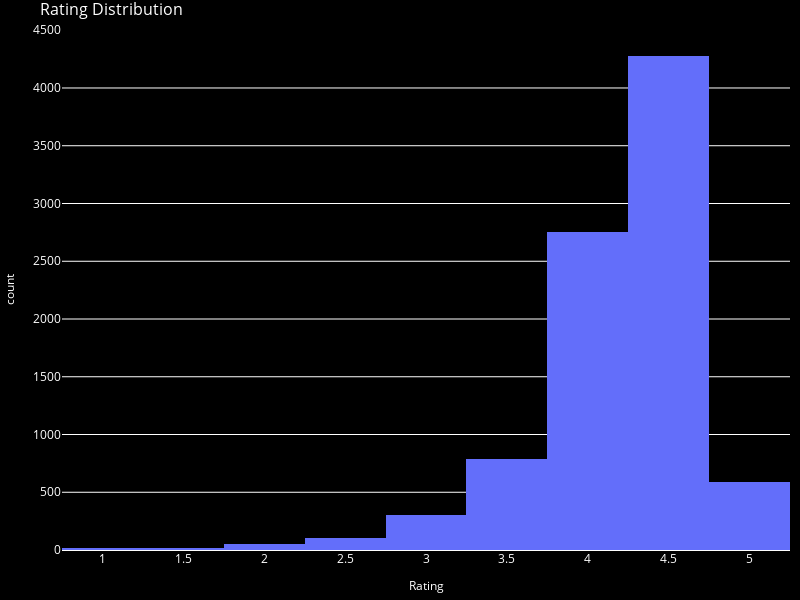

Notebook code cell kept with this figure:
### Code cell
#Figure 3
fig3=px.histogram(
    apps_df,
    x='Rating',
    nbins=20,
    title='Rating Distribution',
    color_discrete_sequence=['#636EFA'],
    width=plot_width,
    height=plot_height,

)
fig3.update_layout(
    plot_bgcolor='black',
    paper_bgcolor='black',
    font_color='white',
    title_font={'size':16},
    xaxis=dict(title_font={'size':12}),
    yaxis=dict(title_font={'size':12}),
    margin=dict(l=10,r=10,t=30,b=10)
)
fig3.show()
save_plot_as_html(fig3,"Rating Graph 3.html","Ratings are skewed towards higher values, suggesting that most apps are rated favorably by users")

### Figure 1 — Plotly figure (JSON) as saved in the notebook; plotly's stock layout.template omitted (floating-point values rounded to 4 significant figures; data arrays with more than 128 entries replaced by an {"elided": "..."} marker saying what was removed)
{"data": [{"alignmentgroup": "True", "bingroup": "x", "hovertemplate": "Rating=%{x}<br>count=%{y}<extra></extra>", "legendgroup": "", "marker": {"color": "#636EFA", "pattern": {"shape": ""}}, "name": "", "nbinsx": 20, "offsetgroup": "", "orientation": "v", "showlegend": false, "type": "histogram", "x": {"elided": "8892 float values"}, "xaxis": "x", "yaxis": "y"}], "layout": {"barmode": "relative", "font": {"color": "white"}, "height": 600, "legend": {"tracegroupgap": 0}, "margin": {"b": 10, "l": 10, "r": 10, "t": 30}, "paper_bgcolor": "black", "plot_bgcolor": "black", "title": {"font": {"size": 16}, "text": "Rating Distribution"}, "width": 800, "xaxis": {"anchor": "y", "domain": [0, 1], "title": {"font": {"size": 12}, "text": "Rating"}}, "yaxis": {"anchor": "x", "domain": [0, 1], "title": {"font": {"size": 12}, "text": "count"}}}}
